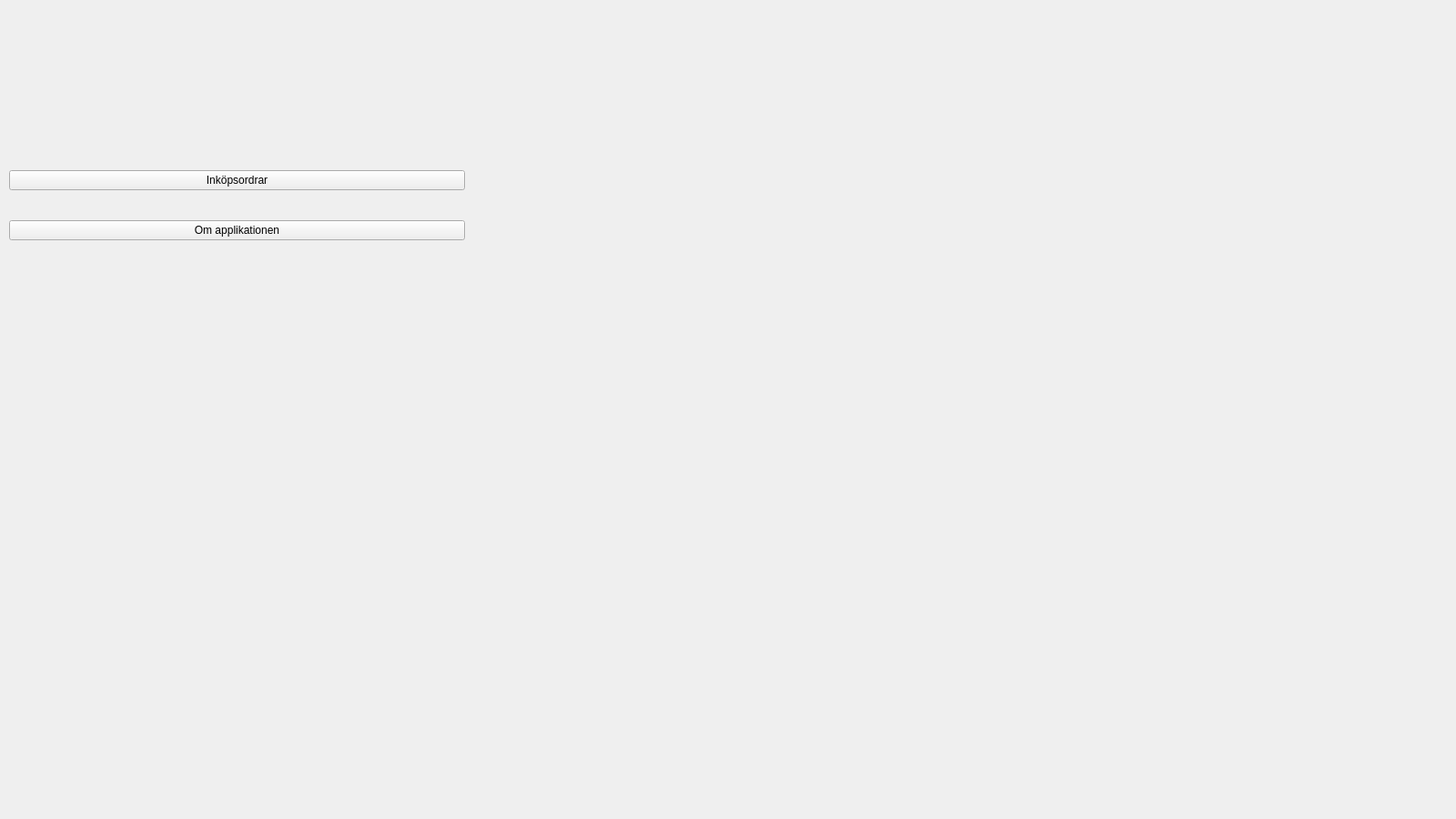
<?xml version="1.0" encoding="UTF-8"?>
<ui version="4.0">
 <class>stackedWidget</class>
 <widget class="QStackedWidget" name="stackedWidget">
  <property name="geometry">
   <rect>
    <x>0</x>
    <y>0</y>
    <width>1600</width>
    <height>900</height>
   </rect>
  </property>
  <property name="windowTitle">
   <string>Trademax API Client</string>
  </property>
  <widget class="QWidget" name="page">
   <widget class="QWidget" name="verticalLayoutWidget">
    <property name="geometry">
     <rect>
      <x>10</x>
      <y>10</y>
      <width>501</width>
      <height>131</height>
     </rect>
    </property>
    <layout class="QVBoxLayout" name="verticalLayout">
     <item>
      <widget class="QLabel" name="label">
       <property name="text">
        <string/>
       </property>
       <property name="pixmap">
        <pixmap>../../resources/logo.png</pixmap>
       </property>
      </widget>
     </item>
    </layout>
   </widget>
   <widget class="QWidget" name="verticalLayoutWidget_2">
    <property name="geometry">
     <rect>
      <x>10</x>
      <y>160</y>
      <width>501</width>
      <height>131</height>
     </rect>
    </property>
    <layout class="QVBoxLayout" name="verticalLayout_2">
     <item>
      <widget class="QPushButton" name="btn_purchase_orders">
       <property name="styleSheet">
        <string notr="true">min-height: 1.5em;</string>
       </property>
       <property name="text">
        <string>Inköpsordrar</string>
       </property>
      </widget>
     </item>
     <item>
      <widget class="QPushButton" name="btn_about">
       <property name="styleSheet">
        <string notr="true">min-height: 1.5em;</string>
       </property>
       <property name="text">
        <string>Om applikationen</string>
       </property>
      </widget>
     </item>
    </layout>
   </widget>
  </widget>
 </widget>
 <resources/>
 <connections/>
</ui>
